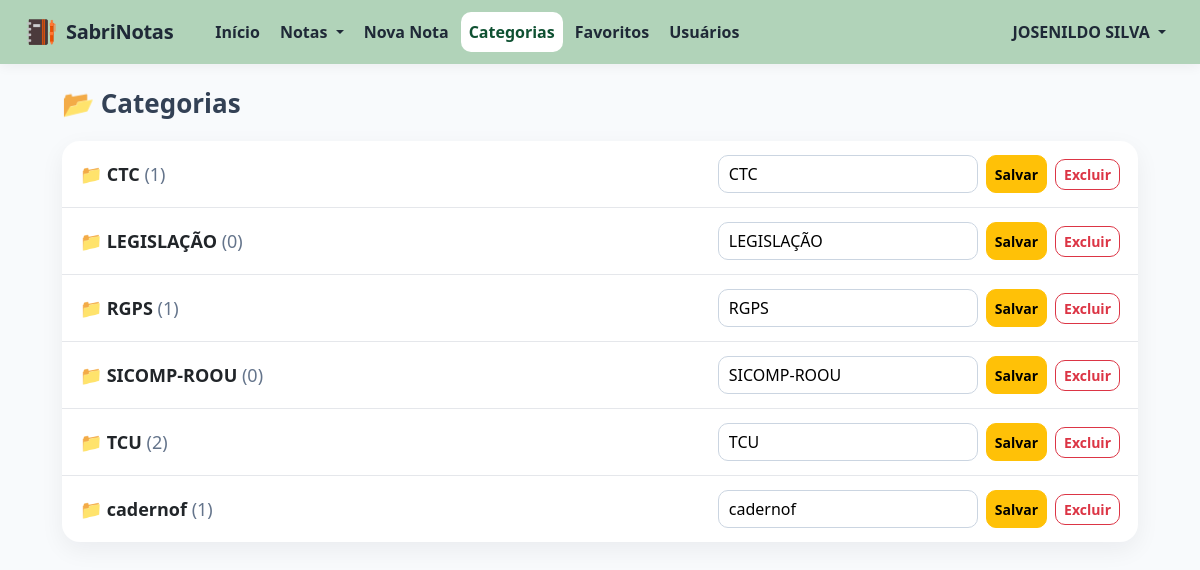
Screenshot of /categorias (signed in) with the database file from the repository.
### tables this page shows
CREATE TABLE categorias (
            id INTEGER PRIMARY KEY AUTOINCREMENT,
            nome TEXT UNIQUE
        );

### app.py (the view)
@app.route("/categorias")
@login_obrigatorio
def gerenciar_categorias():
    conexao = sqlite3.connect("base.db")
    cursor = conexao.cursor()
    cursor.execute("""
        SELECT c.id, c.nome, COUNT(a.id)
        FROM categorias c
        LEFT JOIN anotacoes a
            ON a.categoria = c.nome
           AND (
               a.visibilidade = 'publica'
               OR a.autor_id = ?
           )
        GROUP BY c.id, c.nome
        ORDER BY c.nome
    """, (session["usuario_id"],))
    categorias = cursor.fetchall()
    conexao.close()
    return render_template("categorias.html", categorias=categorias)

### app.py (called while the page is built)
def login_obrigatorio(funcao):
    @wraps(funcao)
    def verificar_login(*args, **kwargs):
        if "usuario_id" not in session:
            return redirect("/login")
        return funcao(*args, **kwargs)
    return verificar_login

### templates/categorias.html (shortened to what this page needs)
{% extends "base.html" %}
{% block conteudo %}
<h3 class="titulo-pagina">📂 Categorias</h3>
<div class="card categoria-card">
    {% for categoria in categorias %}
    <div class="categoria-linha">
        <div class="categoria-info">
            📁 {{ categoria[1] }}
            <span>({{ categoria[2] }})</span>
        </div>
        <div class="categoria-acoes">
            <form action="/editar_categoria/{{ categoria[0] }}" method="POST" class="d-flex gap-2">
                <input type="text" name="nome" value="{{ categoria[1] }}" required>
                <button type="submit" class="btn btn-sm btn-warning">
                    Salvar
                </button>
            </form>
            <form action="/excluir_categoria/{{ categoria[0] }}" method="POST">
                <button type="submit"
                        class="btn btn-sm btn-outline-danger"
                        onclick="return confirm('Tem certeza que deseja excluir esta categoria? Só será excluída se não tiver notas.');">
                    Excluir
                </button>
            </form>
        </div>
    </div>
    {% endfor %}
</div>
{% endblock %}

### templates/base.html (shortened to what this page needs)
<!DOCTYPE html>
<html lang="pt-br">
<head>
    <link href="https://cdn.jsdelivr.net/npm/bootstrap@5.3.7/dist/css/bootstrap.min.css" rel="stylesheet">
</head>
<body>
<nav class="navbar navbar-expand-lg navbar-light">
    <div class="container-fluid px-4">
        <a class="navbar-brand d-flex align-items-center" href="/">
            <img src="{{ url_for('static', filename='imagens/logo.png') }}"
                 width="34"
                 height="34"
                 class="me-2">
            SabriNotas
        </a>
        <div class="collapse navbar-collapse" id="menu">
            <div class="navbar-nav ms-3">
                <a class="nav-link {% if request.path == '/' %}active{% endif %}" href="/">
                    Início
                </a>
                <li class="nav-item dropdown">
                    <a class="nav-link dropdown-toggle {% if request.path.startswith('/notas') %}active{% endif %}"
                       href="#"
                       role="button"
                       data-bs-toggle="dropdown">
                        Notas
                    </a>
                </li>
                <a class="nav-link {% if request.path == '/nova' %}active{% endif %}" href="/nova">
                    Nova Nota
                </a>
                <a class="nav-link {% if request.path == '/categorias' %}active{% endif %}" href="/categorias">
                    Categorias
                </a>
                <a class="nav-link {% if request.path == '/favoritos' %}active{% endif %}" href="/favoritos">
                    Favoritos
                </a>
                {% if session.get("usuario_perfil") == "admin" %}
                    <a class="nav-link {% if request.path == '/usuarios' %}active{% endif %}" href="/usuarios">
                        Usuários
                    </a>
                {% endif %}
            </div>
            <div class="ms-auto navbar-nav">
                {% if session.get("usuario_nome") %}
                    <li class="nav-item dropdown">
                        <a class="nav-link dropdown-toggle"
                           href="#"
                           role="button"
                           data-bs-toggle="dropdown">
                            {{ session["usuario_nome"] }}
                        </a>
                    </li>
                {% else %}
                    <a class="nav-link" href="/login">
                        Login
                    </a>
                {% endif %}
            </div>
        </div>
    </div>
</nav>
<div class="container mt-4">
    {% block conteudo %}
    {% endblock %}
</div>
</body>
</html>

### templates/base.html (style rules this page uses)
body { background: #F8FAFC; color: #334155; }
.navbar { background: #B1D3B9 !important; min-height: 64px; box-shadow: 0 2px 12px rgba(0,0,0,.06); }
.navbar-brand { color: #1F2937 !important; font-weight: 700; letter-spacing: -0.3px; }
.navbar .nav-link { color: #1F2937 !important; font-weight: 600; border-radius: 10px; padding: 8px 12px; margin: 0 2px; transition: .2s; }
.navbar .nav-link.active { background: #ffffff; color: #0F5132 !important; }
.container { max-width: 1100px; }
.card { border: none; border-radius: 18px; box-shadow: 0 8px 24px rgba(15,23,42,.06); }
.btn { border-radius: 10px; font-weight: 600; }

### templates/categorias.html (style rules this page uses)
.titulo-pagina { font-size: 26px; font-weight: 700; margin-bottom: 22px; }
.categoria-card { overflow: hidden; }
.categoria-linha { display: flex; align-items: center; justify-content: space-between; padding: 14px 18px; border-bottom: 1px solid #E5E7EB; gap: 20px; }
.categoria-linha:last-child { border-bottom: none; }
.categoria-info { font-size: 18px; font-weight: 700; min-width: 220px; }
.categoria-info span { font-weight: 400; color: #64748B; }
.categoria-acoes { display: flex; align-items: center; gap: 8px; }
.categoria-acoes input { width: 260px; height: 38px; border: 1px solid #CBD5E1; border-radius: 10px; padding: 6px 10px; }

### rows the page displays
categorias: nome "CTC", categoria "1"
categorias: nome "LEGISLAÇÃO", categoria "0"
categorias: nome "RGPS", categoria "1"
categorias: nome "SICOMP-ROOU", categoria "0"
categorias: nome "TCU", categoria "2"
categorias: nome "cadernof", categoria "1"

### other values shown
{{ session["usuario_nome"] }} "JOSENILDO SILVA"
